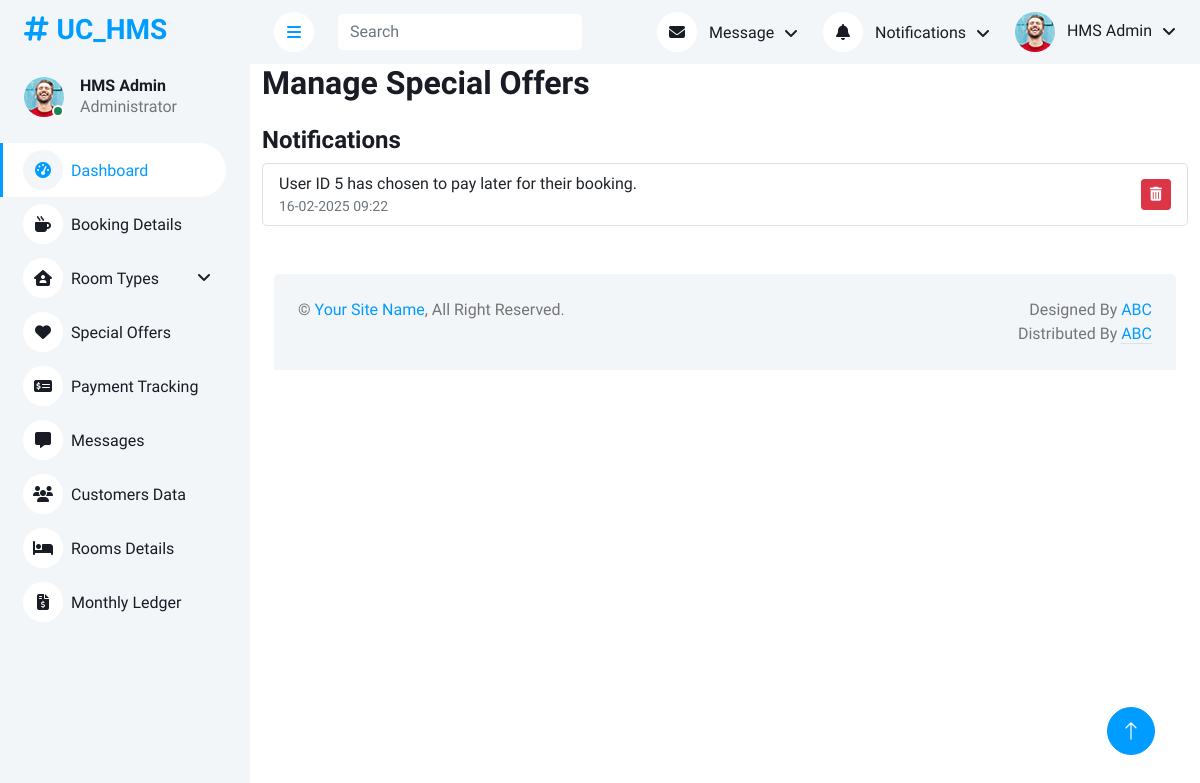
The app's page /HMS/admin/notifications.php (signed in) with its own data.
### tables this page shows
CREATE TABLE `notifications` (
  `notification_id` int(11) NOT NULL,
  `user_id` int(11) DEFAULT NULL,
  `message` text DEFAULT NULL,
  `status` enum('unread','read') DEFAULT 'unread',
  `created_at` timestamp NOT NULL DEFAULT current_timestamp()
);

### HMS/admin/notifications.php (the view, shortened to what this page needs)
<?php
include("admin_header.php");
?>
<div class="container-xxl position-relative bg-white d-flex p-0">
    <?php include("admin_sidebar.php"); ?>
    <div class="content">
        <?php include("admin_navigation.php"); ?>
        <div class="container">
            <h2 class="mb-4">Manage Special Offers</h2>
            <div class="mb-4">
                <h4>Notifications</h4>
                <ul class="list-group">
                    <?php
                    $notif_query = "SELECT * FROM notifications ORDER BY created_at DESC";
                    $notif_result = $conn->query($notif_query);
                    if ($notif_result->num_rows > 0) {
                        while ($notif = $notif_result->fetch_assoc()) {
                            echo "<li class='list-group-item d-flex justify-content-between align-items-center border-bottom pb-2'>
                                    <div>
                                        {$notif['message']}
                                        <small class='text-muted d-block'>" . date("d-m-Y H:i", strtotime($notif['created_at'])) . "</small>
                                    </div>
                                    <button class='btn btn-sm btn-danger delete-notif' data-id='{$notif['notification_id']}'>
                                        <i class='fas fa-trash-alt'></i>
                                    </button>
                                  </li>";
                        }
                    } else {
                        echo "<li class='list-group-item text-muted'>No notifications</li>";
                    }
                    ?>
                </ul>
            </div>
        </div>
        <?php include("admin_footer.php"); ?>

### HMS/admin/css/style.css (style rules this page uses)
:root { --primary: #009CFF; --light: #F3F6F9; --dark: #191C24; }
.btn { transition: .5s; }
.content { margin-left: 250px; min-height: 100vh; background: #FFFFFF; transition: 0.5s; }
@media (min-width: 992px) { .content { width: calc(100% - 250px); } }

### records on screen
notifications: message "User ID 5 has chosen to pay later for their booking.", created_at "16-02-2025 09:22"
